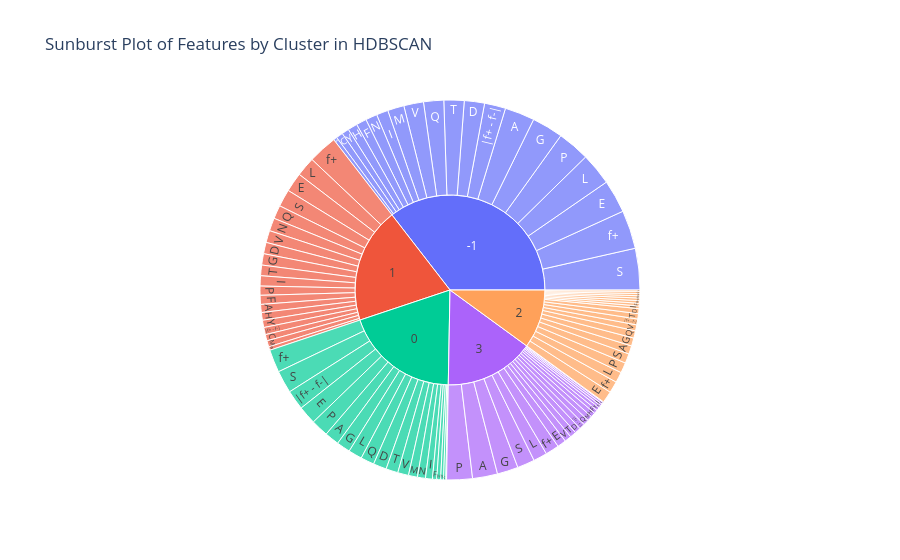

Here is the notebook cell this chart was saved with:
### Code cell
import plotly.express as px
 
df2=df.drop('Normalized HP Score', axis=1)  # the total value of this is always highest

#DataFrame with features and HDBSCAN labels
df_hdbscan = pd.concat([df2, pd.Series(labels, name='HDBSCAN_Labels')], axis=1)
 
# Melt the DataFrame to have a column for features, values, and HDBSCAN labels
df_melted = pd.melt(df_hdbscan, id_vars=['HDBSCAN_Labels'], value_vars=df2.columns)
 
# Create a sunburst plot
fig = px.sunburst(df_melted, path=['HDBSCAN_Labels', 'variable'], values='value',
                  title='Sunburst Plot of Features by Cluster in HDBSCAN')
 
fig.show()

### Figure 1 — Plotly figure (JSON) as saved in the notebook; plotly's stock layout.template omitted (floating-point values rounded to 4 significant figures)
{"data": [{"branchvalues": "total", "domain": {"x": [0, 1], "y": [0, 1]}, "hovertemplate": "labels=%{label}<br>value=%{value}<br>parent=%{parent}<br>id=%{id}<extra></extra>", "ids": ["-1/A", "0/A", "1/A", "2/A", "3/A", "-1/C", "0/C", "1/C", "2/C", "3/C", "-1/D", "0/D", "1/D", "2/D", "3/D", "-1/E", "0/E", "1/E", "2/E", "3/E", "-1/F", "0/F", "1/F", "2/F", "3/F", "-1/G", "0/G", "1/G", "2/G", "3/G", "-1/H", "0/H", "1/H", "2/H", "3/H", "-1/I", "0/I", "1/I", "2/I", "3/I", "-1/L", "0/L", "1/L", "2/L", "3/L", "-1/M", "0/M", "1/M", "2/M", "3/M", "-1/N", "0/N", "1/N", "2/N", "3/N", "-1/P", "0/P", "1/P", "2/P", "3/P", "-1/Q", "0/Q", "1/Q", "2/Q", "3/Q", "-1/S", "0/S", "1/S", "2/S", "3/S", "-1/T", "0/T", "1/T", "2/T", "3/T", "-1/V", "0/V", "1/V", "2/V", "3/V", "-1/W", "0/W", "1/W", "2/W", "3/W", "-1/Y", "0/Y", "1/Y", "2/Y", "3/Y", "-1/f+", "0/f+", "1/f+", "2/f+", "3/f+", "-1/|f+ - f-|", "0/|f+ - f-|", "1/|f+ - f-|", "2/|f+ - f-|", "3/|f+ - f-|", "-1", "0", "1", "2", "3"], "labels": ["A", "A", "A", "A", "A", "C", "C", "C", "C", "C", "D", "D", "D", "D", "D", "E", "E", "E", "E", "E", "F", "F", "F", "F", "F", "G", "G", "G", "G", "G", "H", "H", "H", "H", "H", "I", "I", "I", "I", "I", "L", "L", "L", "L", "L", "M", "M", "M", "M", "M", "N", "N", "N", "N", "N", "P", "P", "P", "P", "P", "Q", "Q", "Q", "Q", "Q", "S", "S", "S", "S", "S", "T", "T", "T", "T", "T", "V", "V", "V", "V", "V", "W", "W", "W", "W", "W", "Y", "Y", "Y", "Y", "Y", "f+", "f+", "f+", "f+", "f+", "|f+ - f-|", "|f+ - f-|", "|f+ - f-|", "|f+ - f-|", "|f+ - f-|", "-1", "0", "1", "2", "3"], "name": "", "parents": ["-1", "0", "1", "2", "3", "-1", "0", "1", "2", "3", "-1", "0", "1", "2", "3", "-1", "0", "1", "2", "3", "-1", "0", "1", "2", "3", "-1", "0", "1", "2", "3", "-1", "0", "1", "2", "3", "-1", "0", "1", "2", "3", "-1", "0", "1", "2", "3", "-1", "0", "1", "2", "3", "-1", "0", "1", "2", "3", "-1", "0", "1", "2", "3", "-1", "0", "1", "2", "3", "-1", "0", "1", "2", "3", "-1", "0", "1", "2", "3", "-1", "0", "1", "2", "3", "-1", "0", "1", "2", "3", "-1", "0", "1", "2", "3", "-1", "0", "1", "2", "3", "-1", "0", "1", "2", "3", "", "", "", "", ""], "type": "sunburst", "values": [33.32, 16.13, 8.96, 9.251, 27.9, 7.571, 2.496, 7.046, 2.371, 2.12, 22.57, 14.81, 12.7, 5.548, 6.674, 36.86, 20.35, 21.45, 12.98, 9.88, 11.53, 4.67, 10.06, 2.922, 4.046, 34.84, 15.32, 12.64, 8.942, 23.5, 10.68, 4.33, 8.612, 2.902, 5.188, 13.05, 7.771, 11.38, 2.97, 2.348, 35.95, 15.3, 21.56, 11.82, 15.41, 18.38, 9.991, 6.884, 2.423, 5.487, 12.97, 8.974, 14.43, 2.549, 2.81, 35.94, 19.42, 10.21, 11.5, 28.73, 22.49, 15.1, 15.08, 8.15, 6.301, 46.3, 25.25, 19.32, 10.73, 19.4, 22.56, 13.44, 11.85, 5.973, 6.98, 22.03, 12.11, 13.43, 6.705, 7.521, 3.969, 0.8488, 3.914, 2.881, 0.7803, 8.02, 3.19, 8.063, 1.533, 3.711, 42.97, 25.5, 32.41, 12.86, 15.23, 23.62, 21.93, 8.0, 6.536, 6.359, 465.6, 256.9, 258.0, 131.5, 200.4]}], "layout": {"legend": {"tracegroupgap": 0}, "title": {"text": "Sunburst Plot of Features by Cluster in HDBSCAN"}}}
